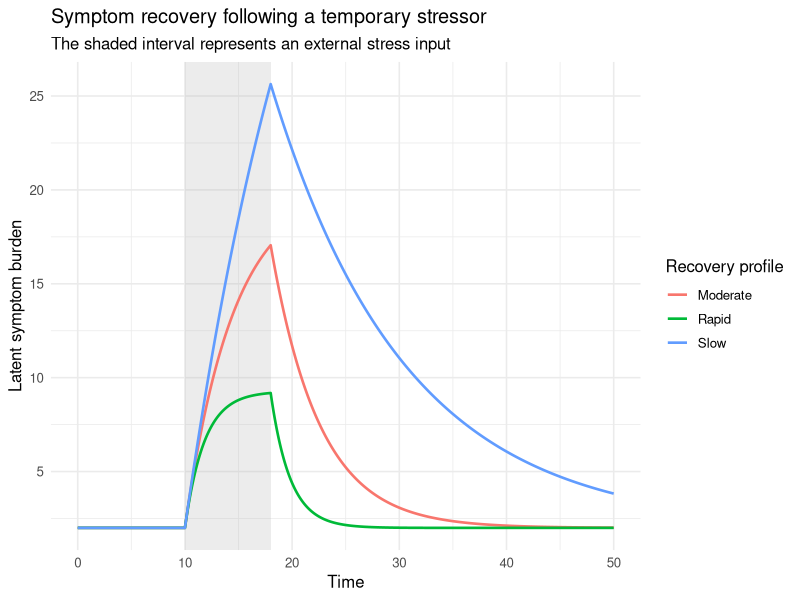
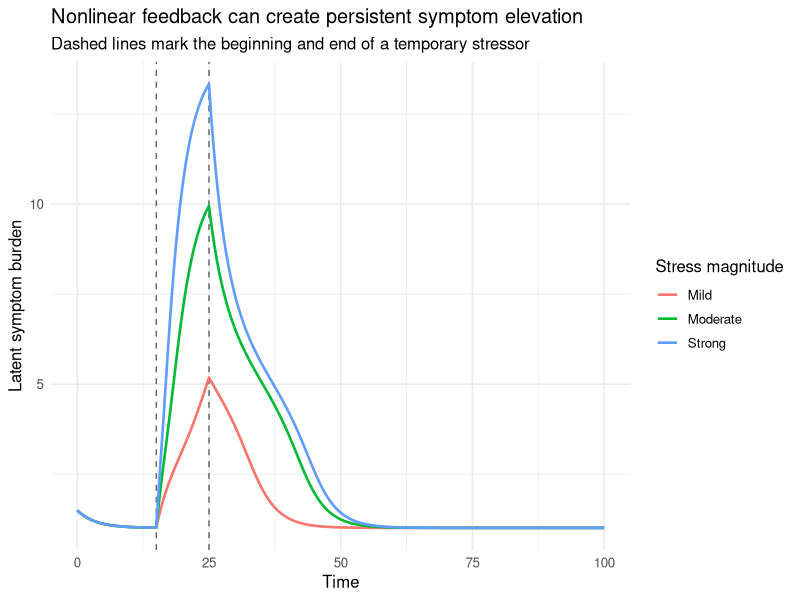
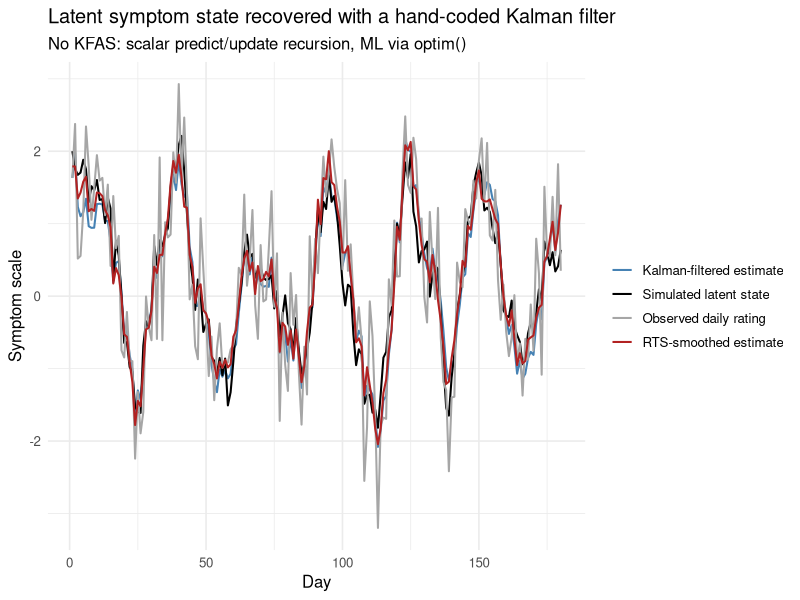

These figures' R source, in order:
## ---- chunk 1
library(deSolve)
library(dplyr)
library(ggplot2)
library(tidyr)

symptom_rhs <- function(t, state, pars) {
  with(as.list(c(state, pars)), {
    stress_input <- ifelse(
      t >= stress_start & t < stress_end,
      stress_amplitude,
      0
    )

    ds <- -recovery_rate * (symptom - baseline) + stress_input

    list(c(symptom = ds))
  })
}

simulate_symptom <- function(recovery_rate,
                             baseline = 2,
                             stress_amplitude = 4,
                             stress_start = 10,
                             stress_end = 18,
                             initial_symptom = baseline,
                             times = seq(0, 50, by = 0.05)) {
  as.data.frame(
    ode(
      y = c(symptom = initial_symptom),
      times = times,
      func = symptom_rhs,
      parms = c(
        recovery_rate = recovery_rate,
        baseline = baseline,
        stress_amplitude = stress_amplitude,
        stress_start = stress_start,
        stress_end = stress_end
      ),
      method = "lsoda"
    )
  ) |>
    mutate(recovery_rate = recovery_rate)
}

recovery_values <- c(
  Rapid = 0.55,
  Moderate = 0.22,
  Slow = 0.08
)

symptom_df <- lapply(names(recovery_values), function(label) {
  simulate_symptom(
    recovery_rate = recovery_values[[label]]
  ) |>
    mutate(profile = label)
}) |>
  bind_rows()

stress_period <- tibble(
  start = 10,
  end = 18,
  ymin = -Inf,
  ymax = Inf
)

ggplot(symptom_df, aes(time, symptom, colour = profile)) +
  geom_rect(
    data = stress_period,
    aes(xmin = start, xmax = end, ymin = ymin, ymax = ymax),
    inherit.aes = FALSE,
    fill = "grey70",
    alpha = 0.25
  ) +
  geom_line(linewidth = 0.9) +
  labs(
    title = "Symptom recovery following a temporary stressor",
    subtitle = "The shaded interval represents an external stress input",
    x = "Time",
    y = "Latent symptom burden",
    colour = "Recovery profile"
  ) +
  theme_minimal(base_size = 12)
## ---- chunk 2
library(deSolve)
library(dplyr)
library(ggplot2)

feedback_symptom_rhs <- function(t, state, pars) {
  with(as.list(c(state, pars)), {
    stress_input <- ifelse(
      t >= stress_start & t < stress_end,
      stress_amplitude,
      0
    )

    feedback <- feedback_strength *
      symptom^hill_power /
      (feedback_threshold^hill_power + symptom^hill_power)

    ds <- -recovery_rate * (symptom - baseline) +
      feedback +
      stress_input

    list(c(symptom = ds))
  })
}

simulate_feedback_model <- function(stress_amplitude,
                                    times = seq(0, 100, by = 0.05)) {
  as.data.frame(
    ode(
      y = c(symptom = 1.5),
      times = times,
      func = feedback_symptom_rhs,
      parms = c(
        baseline = 1,
        recovery_rate = 0.32,
        feedback_strength = 1.7,
        feedback_threshold = 4.5,
        hill_power = 4,
        stress_amplitude = stress_amplitude,
        stress_start = 15,
        stress_end = 25
      ),
      method = "lsoda"
    )
  ) |>
    mutate(stress_amplitude = stress_amplitude)
}

stress_levels <- c(
  Mild = 0.7,
  Moderate = 1.5,
  Strong = 2.5
)

feedback_df <- lapply(names(stress_levels), function(label) {
  simulate_feedback_model(
    stress_amplitude = stress_levels[[label]]
  ) |>
    mutate(stressor = label)
}) |>
  bind_rows()

ggplot(feedback_df, aes(time, symptom, colour = stressor)) +
  geom_vline(
    xintercept = c(15, 25),
    linetype = "dashed",
    colour = "grey40"
  ) +
  geom_line(linewidth = 0.9) +
  labs(
    title = "Nonlinear feedback can create persistent symptom elevation",
    subtitle = "Dashed lines mark the beginning and end of a temporary stressor",
    x = "Time",
    y = "Latent symptom burden",
    colour = "Stress magnitude"
  ) +
  theme_minimal(base_size = 12)
## ---- chunk 3
library(dplyr)
library(ggplot2)
library(tibble)
library(tidyr)

set.seed(2026)

## ---- 1. Simulate the latent process and noisy observations -----------

n_days <- 180
days <- seq_len(n_days)

u <- scale(
  0.8 * sin(2 * pi * days / 28) +
    rnorm(n_days, mean = 0, sd = 0.8)
)[, 1]

a_true <- 0.88     # persistence
b_true <- 0.28     # effect of the covariate on the latent state
q_true <- 0.22^2   # process (innovation) variance
r_true <- 0.55^2   # measurement variance

x <- numeric(n_days)
x[1] <- 2

for (t in 2:n_days) {
  x[t] <- a_true * x[t - 1] + b_true * u[t - 1] + rnorm(1, sd = sqrt(q_true))
}

z <- x + rnorm(n_days, sd = sqrt(r_true))

sim_df <- tibble(
  day = days,
  u = u,
  latent_state = x,
  observed_rating = z
)

## ---- 2. Kalman filter, written explicitly, scalar arithmetic only ----
## No matrices, no packages: a, b, q, r are plain numbers. This is the
## textbook predict/update recursion for a scalar linear-Gaussian
## state-space model (Durbin & Koopman; Harvey 1989).

kalman_filter <- function(z, u, a, b, q, r, x0 = 0, P0 = 1e4) {
  n <- length(z)
  x_pred  <- numeric(n)   # predicted state mean,  x[t|t-1]
  P_pred  <- numeric(n)   # predicted state var,   P[t|t-1]
  x_filt  <- numeric(n)   # filtered state mean,   x[t|t]
  P_filt  <- numeric(n)   # filtered state var,    P[t|t]
  innov   <- numeric(n)   # one-step forecast error
  innov_var <- numeric(n) # variance of that error
  loglik  <- 0

  x_prev <- x0
  P_prev <- P0

  for (t in seq_len(n)) {
    ## --- predict step (state equation, eq. 6) ---
    if (t == 1) {
      x_pred[t] <- x_prev
      P_pred[t] <- P_prev
    } else {
      x_pred[t] <- a * x_filt[t - 1] + b * u[t - 1]
      P_pred[t] <- a^2 * P_filt[t - 1] + q
    }

    ## --- update step (observation equation, eq. 7) ---
    innov[t] <- z[t] - x_pred[t]
    innov_var[t] <- P_pred[t] + r
    K <- P_pred[t] / innov_var[t]                # Kalman gain

    x_filt[t] <- x_pred[t] + K * innov[t]
    P_filt[t] <- (1 - K) * P_pred[t]

    ## --- accumulate the Gaussian log-likelihood contribution ---
    loglik <- loglik - 0.5 * (log(2 * pi) + log(innov_var[t]) +
                                 innov[t]^2 / innov_var[t])
  }

  list(
    x_pred = x_pred, P_pred = P_pred,
    x_filt = x_filt, P_filt = P_filt,
    innov = innov, innov_var = innov_var,
    loglik = loglik
  )
}

## ---- 3. Rauch-Tung-Striebel smoother, also written explicitly --------

kalman_smoother <- function(kf, a) {
  n <- length(kf$x_filt)
  x_smooth <- numeric(n)
  P_smooth <- numeric(n)

  x_smooth[n] <- kf$x_filt[n]
  P_smooth[n] <- kf$P_filt[n]

  for (t in (n - 1):1) {
    J <- kf$P_filt[t] * a / kf$P_pred[t + 1]
    x_smooth[t] <- kf$x_filt[t] + J * (x_smooth[t + 1] - kf$x_pred[t + 1])
    P_smooth[t] <- kf$P_filt[t] + J^2 * (P_smooth[t + 1] - kf$P_pred[t + 1])
  }

  list(x_smooth = x_smooth, P_smooth = P_smooth)
}

## ---- 4. Maximum likelihood via optim() --------------------------------
## Unconstrained parameters are transformed so the optimizer can range
## over all of R^4 while a, q, r automatically stay in valid ranges.

negloglik <- function(par, z, u) {
  a <- plogis(par[1])     # keeps persistence in (0, 1)
  b <- par[2]             # unconstrained, any real effect size
  q <- exp(par[3])        # keeps process variance positive
  r <- exp(par[4])        # keeps measurement variance positive

  kf <- kalman_filter(z, u, a, b, q, r)
  -kf$loglik
}

start <- c(qlogis(0.7), 0, log(0.2^2), log(0.5^2))

fit <- optim(
  par = start,
  fn = negloglik,
  z = sim_df$observed_rating,
  u = sim_df$u,
  method = "BFGS",
  hessian = TRUE
)

a_hat <- plogis(fit$par[1])
b_hat <- fit$par[2]
q_hat <- exp(fit$par[3])
r_hat <- exp(fit$par[4])

recovered <- tibble(
  parameter = c("persistence (a)", "input effect (b)", "process var (q)", "measurement var (r)"),
  true_value = c(a_true, b_true, q_true, r_true),
  estimate = c(a_hat, b_hat, q_hat, r_hat)
)
print(recovered)

## ---- 5. Filtered and smoothed trajectories using the fitted params ---

kf_final <- kalman_filter(sim_df$observed_rating, sim_df$u, a_hat, b_hat, q_hat, r_hat)
ks_final <- kalman_smoother(kf_final, a_hat)

sim_df <- sim_df |>
  mutate(
    filtered_state = kf_final$x_filt,
    smoothed_state = ks_final$x_smooth
  )

## ---- 6. Plot ------------------------------------------------------------

plot_df <- sim_df |>
  select(day, latent_state, observed_rating, filtered_state, smoothed_state) |>
  pivot_longer(
    cols = c(latent_state, observed_rating, filtered_state, smoothed_state),
    names_to = "series",
    values_to = "value"
  )

ggplot(plot_df, aes(day, value, colour = series)) +
  geom_line(linewidth = 0.7) +
  scale_colour_manual(
    values = c(
      latent_state = "black",
      observed_rating = "grey65",
      filtered_state = "steelblue",
      smoothed_state = "firebrick"
    ),
    labels = c(
      latent_state = "Simulated latent state",
      observed_rating = "Observed daily rating",
      filtered_state = "Kalman-filtered estimate",
      smoothed_state = "RTS-smoothed estimate"
    )
  ) +
  labs(
    title = "Latent symptom state recovered with a hand-coded Kalman filter",
    subtitle = "No KFAS: scalar predict/update recursion, ML via optim()",
    x = "Day",
    y = "Symptom scale",
    colour = NULL
  ) +
  theme_minimal(base_size = 12)
